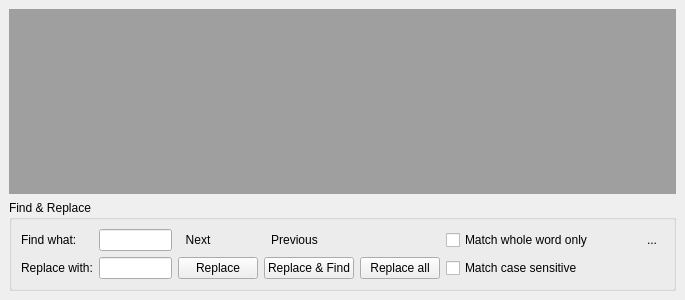
<?xml version="1.0" encoding="UTF-8"?>
<ui version="4.0">
 <class>EditArea</class>
 <widget class="QDockWidget" name="EditArea">
  <property name="geometry">
   <rect>
    <x>0</x>
    <y>0</y>
    <width>685</width>
    <height>300</height>
   </rect>
  </property>
  <property name="windowTitle">
   <string>Source editor</string>
  </property>
  <widget class="QWidget" name="dockWidgetContents">
   <layout class="QVBoxLayout" name="verticalLayout">
    <item>
     <widget class="QMdiArea" name="mdiArea">
      <property name="documentMode">
       <bool>true</bool>
      </property>
     </widget>
    </item>
    <item>
     <widget class="QGroupBox" name="findBox">
      <property name="toolTip">
       <string/>
      </property>
      <property name="title">
       <string>Find &amp;&amp; Replace</string>
      </property>
      <layout class="QGridLayout" name="gridLayout">
       <item row="1" column="0">
        <widget class="QLabel" name="label_2">
         <property name="text">
          <string>Replace with:</string>
         </property>
        </widget>
       </item>
       <item row="1" column="5">
        <widget class="QCheckBox" name="caseSensitive">
         <property name="text">
          <string>Match case sensitive</string>
         </property>
        </widget>
       </item>
       <item row="1" column="1">
        <widget class="QLineEdit" name="replaceValue"/>
       </item>
       <item row="1" column="3">
        <widget class="QPushButton" name="replaceNext">
         <property name="text">
          <string>Replace &amp;&amp; Find</string>
         </property>
        </widget>
       </item>
       <item row="1" column="2">
        <widget class="QPushButton" name="replace">
         <property name="text">
          <string>Replace</string>
         </property>
        </widget>
       </item>
       <item row="0" column="2">
        <widget class="QToolButton" name="searchPrev">
         <property name="sizePolicy">
          <sizepolicy hsizetype="Fixed" vsizetype="Fixed">
           <horstretch>0</horstretch>
           <verstretch>0</verstretch>
          </sizepolicy>
         </property>
         <property name="toolTip">
          <string>Goto previous finding</string>
         </property>
         <property name="text">
          <string>Next</string>
         </property>
         <property name="icon">
          <iconset resource="../../images/images.qrc">
           <normaloff>:/ProjectEditor/serach_prev.png</normaloff>:/ProjectEditor/serach_prev.png</iconset>
         </property>
         <property name="autoRaise">
          <bool>true</bool>
         </property>
        </widget>
       </item>
       <item row="1" column="4">
        <widget class="QPushButton" name="replaceAll">
         <property name="text">
          <string>Replace all</string>
         </property>
        </widget>
       </item>
       <item row="0" column="6">
        <spacer name="horizontalSpacer">
         <property name="orientation">
          <enum>Qt::Horizontal</enum>
         </property>
         <property name="sizeHint" stdset="0">
          <size>
           <width>76</width>
           <height>20</height>
          </size>
         </property>
        </spacer>
       </item>
       <item row="0" column="7">
        <widget class="QToolButton" name="hideButton">
         <property name="toolTip">
          <string>Cancel search</string>
         </property>
         <property name="text">
          <string>...</string>
         </property>
         <property name="icon">
          <iconset resource="../../../../../olvis3/projects/OlvisExecGuiPlugin/images/images.qrc">
           <normaloff>:/olvisExecGui/cancel.png</normaloff>:/olvisExecGui/cancel.png</iconset>
         </property>
         <property name="autoRaise">
          <bool>true</bool>
         </property>
        </widget>
       </item>
       <item row="0" column="1">
        <widget class="QLineEdit" name="searchValue"/>
       </item>
       <item row="0" column="5">
        <widget class="QCheckBox" name="wholeWords">
         <property name="text">
          <string>Match whole word only</string>
         </property>
        </widget>
       </item>
       <item row="0" column="0">
        <widget class="QLabel" name="label">
         <property name="text">
          <string>Find what:</string>
         </property>
        </widget>
       </item>
       <item row="0" column="3">
        <widget class="QToolButton" name="searchNext">
         <property name="sizePolicy">
          <sizepolicy hsizetype="Fixed" vsizetype="Fixed">
           <horstretch>0</horstretch>
           <verstretch>0</verstretch>
          </sizepolicy>
         </property>
         <property name="toolTip">
          <string>Goto next finding</string>
         </property>
         <property name="text">
          <string>Previous</string>
         </property>
         <property name="icon">
          <iconset resource="../../images/images.qrc">
           <normaloff>:/ProjectEditor/serach_next.png</normaloff>:/ProjectEditor/serach_next.png</iconset>
         </property>
         <property name="autoRaise">
          <bool>true</bool>
         </property>
        </widget>
       </item>
      </layout>
     </widget>
    </item>
   </layout>
  </widget>
 </widget>
 <tabstops>
  <tabstop>searchValue</tabstop>
  <tabstop>searchNext</tabstop>
  <tabstop>replaceValue</tabstop>
  <tabstop>replace</tabstop>
  <tabstop>replaceNext</tabstop>
  <tabstop>replaceAll</tabstop>
  <tabstop>wholeWords</tabstop>
  <tabstop>caseSensitive</tabstop>
  <tabstop>searchPrev</tabstop>
  <tabstop>hideButton</tabstop>
 </tabstops>
 <resources>
  <include location="../../images/images.qrc"/>
  <include location="../../../../../olvis3/projects/OlvisExecGuiPlugin/images/images.qrc"/>
 </resources>
 <connections>
  <connection>
   <sender>hideButton</sender>
   <signal>clicked()</signal>
   <receiver>findBox</receiver>
   <slot>hide()</slot>
   <hints>
    <hint type="sourcelabel">
     <x>665</x>
     <y>250</y>
    </hint>
    <hint type="destinationlabel">
     <x>669</x>
     <y>246</y>
    </hint>
   </hints>
  </connection>
  <connection>
   <sender>searchValue</sender>
   <signal>returnPressed()</signal>
   <receiver>searchNext</receiver>
   <slot>animateClick()</slot>
   <hints>
    <hint type="sourcelabel">
     <x>195</x>
     <y>249</y>
    </hint>
    <hint type="destinationlabel">
     <x>305</x>
     <y>250</y>
    </hint>
   </hints>
  </connection>
  <connection>
   <sender>replaceValue</sender>
   <signal>returnPressed()</signal>
   <receiver>replace</receiver>
   <slot>animateClick()</slot>
   <hints>
    <hint type="sourcelabel">
     <x>117</x>
     <y>273</y>
    </hint>
    <hint type="destinationlabel">
     <x>211</x>
     <y>272</y>
    </hint>
   </hints>
  </connection>
 </connections>
</ui>
